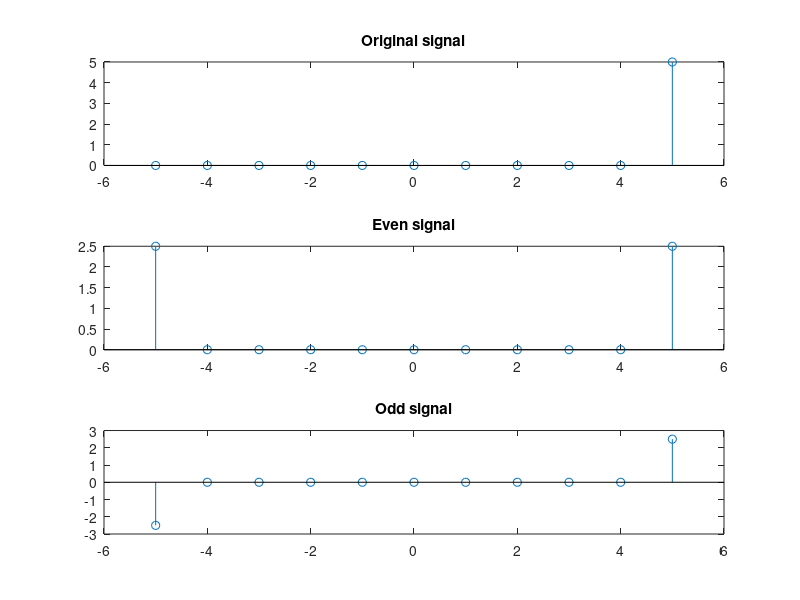

Here is the MATLAB script that generated this plot:
clc
clear all
close all
n1=input('Enter the time sample range of x');
x=input('Enter the sequence');
n2=-fliplr(n1);
y=fliplr(x);
u=min(min(n1),min(n2));
t=max(max(n1),max(n2));
r=u:1:t;
z1=[];
temp=1;
for i=1:length(r)
    if(r(i)<min(n1) || r(i)>max(n1))
      z1=[z1 0];
    else
        z1=[z1 x(temp)];
        temp=temp+1;
    end
end
z2=[];
temp=1;
for i=1:length(r)
    if(r(i)<min(n2) || r(i)>max(n2))
      z2=[z2 0];
    else
        z2=[z2 y(temp)];
        temp=temp+1;
    end
end
z3=(z1+z2)/2;%Even part
z=(z1-z2)/2;%Odd part
subplot(3,1,1);
stem(r,z1);
title('Original signal');
subplot(3,1,2);
stem(r,z3);
title('Even signal');
subplot(3,1,3);
stem(r,z);
title('Odd signal');